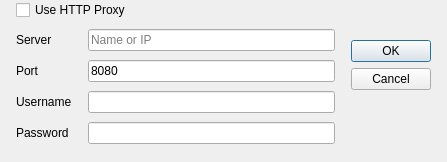
<?xml version="1.0" encoding="UTF-8"?>
<ui version="4.0">
 <class>ProxySettings</class>
 <widget class="QDialog" name="ProxySettings">
  <property name="geometry">
   <rect>
    <x>0</x>
    <y>0</y>
    <width>447</width>
    <height>162</height>
   </rect>
  </property>
  <property name="windowTitle">
   <string>HTTP Proxy</string>
  </property>
  <layout class="QGridLayout" name="gridLayout_2">
   <property name="leftMargin">
    <number>16</number>
   </property>
   <property name="topMargin">
    <number>0</number>
   </property>
   <property name="rightMargin">
    <number>16</number>
   </property>
   <property name="bottomMargin">
    <number>8</number>
   </property>
   <property name="horizontalSpacing">
    <number>16</number>
   </property>
   <property name="verticalSpacing">
    <number>0</number>
   </property>
   <item row="0" column="0">
    <widget class="QCheckBox" name="proxyCheckBox">
     <property name="text">
      <string>Use HTTP Proxy</string>
     </property>
    </widget>
   </item>
   <item row="0" column="1" rowspan="2">
    <spacer name="verticalSpacer">
     <property name="orientation">
      <enum>Qt::Vertical</enum>
     </property>
     <property name="sizeHint" stdset="0">
      <size>
       <width>20</width>
       <height>40</height>
      </size>
     </property>
    </spacer>
   </item>
   <item row="1" column="0" rowspan="2">
    <widget class="QWidget" name="widget" native="true">
     <layout class="QGridLayout" name="gridLayout">
      <property name="horizontalSpacing">
       <number>16</number>
      </property>
      <property name="verticalSpacing">
       <number>0</number>
      </property>
      <property name="margin">
       <number>0</number>
      </property>
      <item row="0" column="0">
       <widget class="QLabel" name="serverAddressLabel">
        <property name="text">
         <string>Server</string>
        </property>
       </widget>
      </item>
      <item row="0" column="1">
       <widget class="QLineEdit" name="proxyServerEdit">
        <property name="placeholderText">
         <string>Name or IP</string>
        </property>
       </widget>
      </item>
      <item row="1" column="0">
       <widget class="QLabel" name="label">
        <property name="text">
         <string>Port</string>
        </property>
       </widget>
      </item>
      <item row="1" column="1">
       <widget class="QLineEdit" name="proxyPortEdit">
        <property name="text">
         <string notr="true">8080</string>
        </property>
       </widget>
      </item>
      <item row="2" column="0">
       <widget class="QLabel" name="usernameLabel">
        <property name="text">
         <string>Username</string>
        </property>
       </widget>
      </item>
      <item row="2" column="1">
       <widget class="QLineEdit" name="usernameEdit"/>
      </item>
      <item row="3" column="0">
       <widget class="QLabel" name="passwordLabel">
        <property name="text">
         <string>Password</string>
        </property>
       </widget>
      </item>
      <item row="3" column="1">
       <widget class="QLineEdit" name="passwordEdit">
        <property name="echoMode">
         <enum>QLineEdit::Password</enum>
        </property>
       </widget>
      </item>
     </layout>
    </widget>
   </item>
   <item row="2" column="1">
    <widget class="QDialogButtonBox" name="buttonBox">
     <property name="orientation">
      <enum>Qt::Vertical</enum>
     </property>
     <property name="standardButtons">
      <set>QDialogButtonBox::Cancel|QDialogButtonBox::Ok</set>
     </property>
    </widget>
   </item>
  </layout>
 </widget>
 <tabstops>
  <tabstop>proxyCheckBox</tabstop>
  <tabstop>proxyServerEdit</tabstop>
  <tabstop>proxyPortEdit</tabstop>
  <tabstop>usernameEdit</tabstop>
  <tabstop>passwordEdit</tabstop>
  <tabstop>buttonBox</tabstop>
 </tabstops>
 <resources/>
 <connections>
  <connection>
   <sender>buttonBox</sender>
   <signal>accepted()</signal>
   <receiver>ProxySettings</receiver>
   <slot>accept()</slot>
   <hints>
    <hint type="sourcelabel">
     <x>318</x>
     <y>100</y>
    </hint>
    <hint type="destinationlabel">
     <x>157</x>
     <y>116</y>
    </hint>
   </hints>
  </connection>
  <connection>
   <sender>buttonBox</sender>
   <signal>rejected()</signal>
   <receiver>ProxySettings</receiver>
   <slot>reject()</slot>
   <hints>
    <hint type="sourcelabel">
     <x>318</x>
     <y>100</y>
    </hint>
    <hint type="destinationlabel">
     <x>286</x>
     <y>116</y>
    </hint>
   </hints>
  </connection>
 </connections>
</ui>
